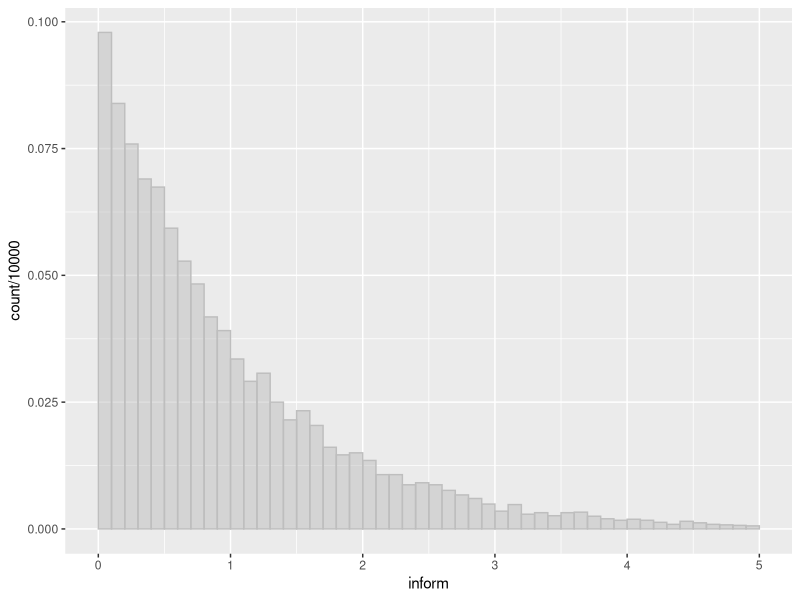
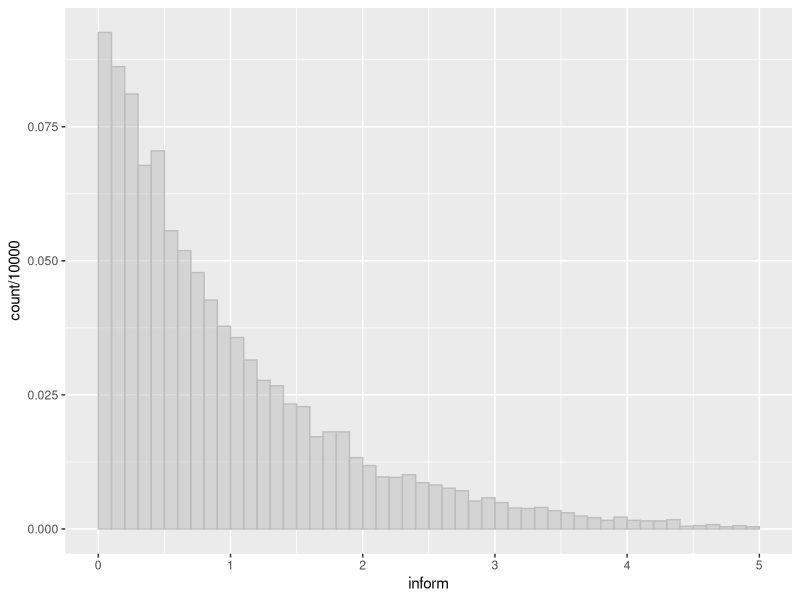

Write R code to recreate these figures, in order.
inform <- rnorm(10000)
inform = -pnorm(inform)
inform = inform + 1
inform = log(inform)
inform = -inform
library(ggplot2)
plot <- ggplot(data.frame(inform),aes(x=inform, y = ..count../10000)) + geom_histogram(alpha = 0.5, binwidth = 0.1, color = "gray", fill = "gray",breaks = seq(0 , 5 , 0.1))

plot

inform <- rexp(10000)
plot <- ggplot(data.frame(inform),aes(x=inform, y = ..count../10000)) + geom_histogram(alpha = 0.5, binwidth = 0.1, color = "gray", fill = "gray",breaks = seq(0 , 5 , 0.1))

plot